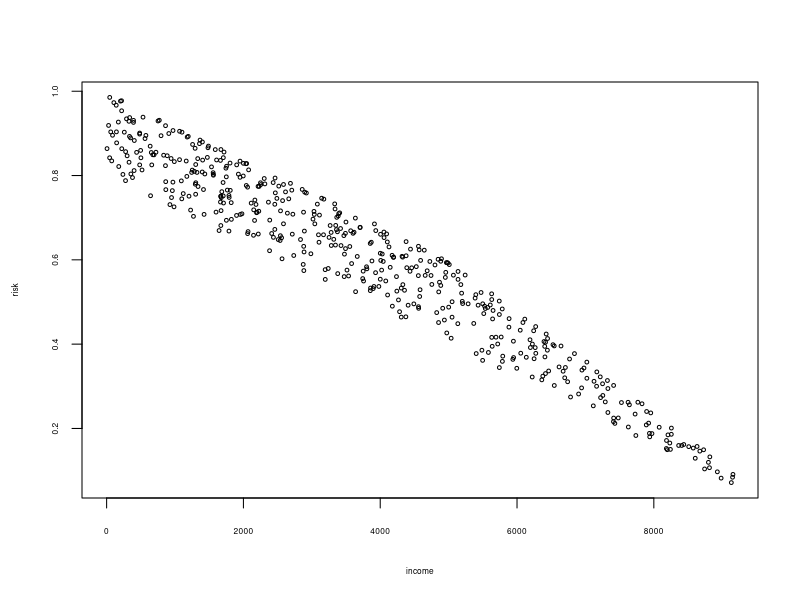
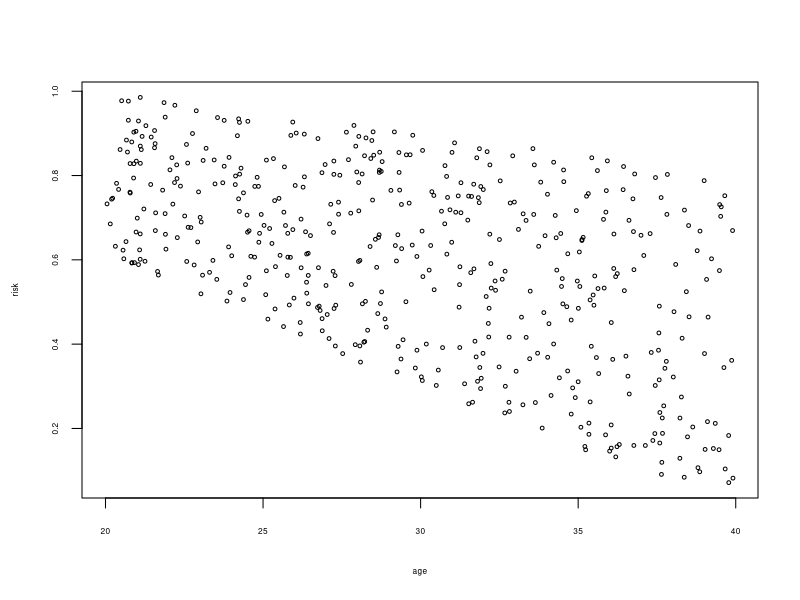
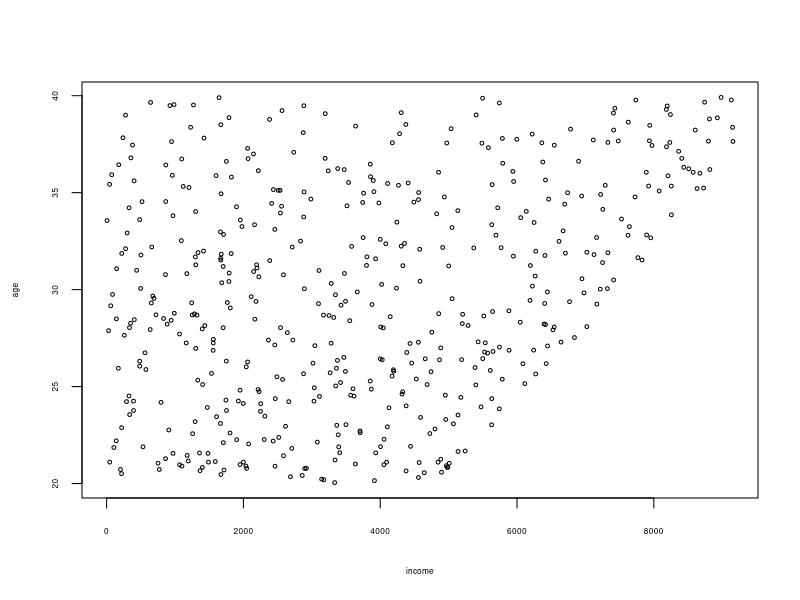

The R script that drew these images, in order:
# 14.5.2015 I.Zliobaite
# Espoo
# toy example, redlining

set.seed('1981') 
N <- 500

age <- runif(N,20,40)
income <- runif(N,0,10000)
th <- (age-20)/20/2 + 0.5
income <- income*th
risk <- 0.8*(10000-income)/10000 + 0.2*(40-age)/20 

png('fig_risk_income.png',width = 6, height = 7.5, units = 'cm', res = 160)
plot(income,risk,cex = 0.5,cex.lab=0.5, cex.axis=0.5,xlab = 'income',ylab = 'risk')
dev.off()

png('fig_risk_age.png',width = 6, height = 7.5, units = 'cm', res = 160)
plot(age,risk,cex = 0.5,cex.lab=0.5, cex.axis=0.5,xlab = 'age',ylab = 'risk')
dev.off()

png('fig_income_age.png',width = 6, height = 7.5, units = 'cm', res = 160)
plot(income,age,cex = 0.5,cex.lab=0.5, cex.axis=0.5,xlab = 'income',ylab = 'age')
dev.off()

data <- as.data.frame(cbind(risk,income,age))
fit_all <- lm(risk ~ income + age, data=data)
fit_inc <- lm(risk ~ income, data=data)
pr_inc <- predict 
